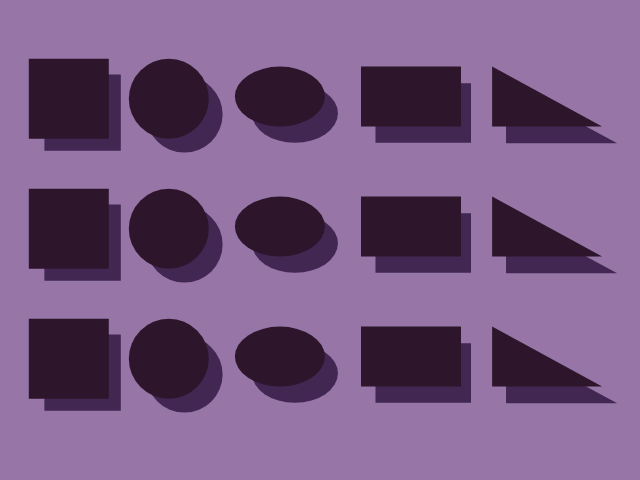
Frame 1 (no input)
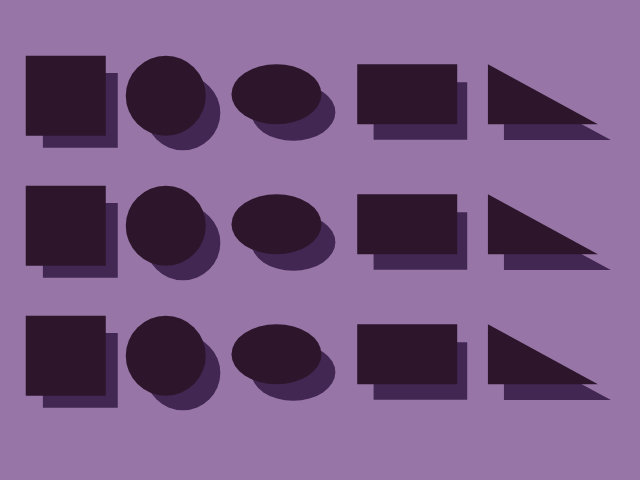
Frame 60 (no input)
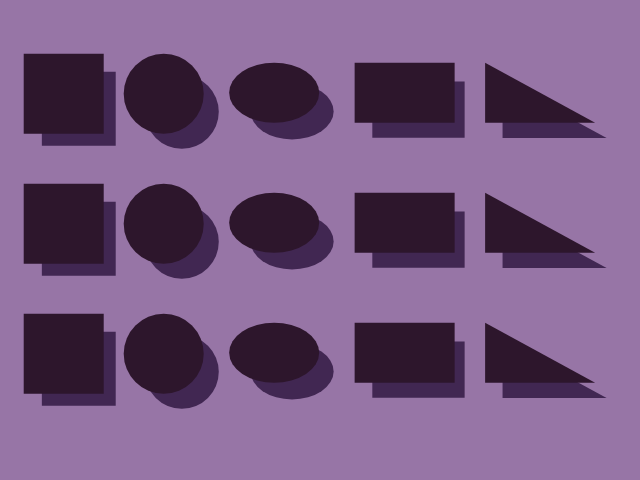
Frame 120 (the mouse pressed at the canvas centre since frame 60)

The p5.js sketch that drew these frames (run headless with seeded random() and noise() and a simulated clock; from frame 60 on, the mouse is pressed at the canvas centre):

// p5.js sketch
// ── sketch.js
// palette
// https://lospec.com/palette-list/velvet-cherry-gb
let COLOR_DARKEST = "#2d162c";
let COLOR_DARK = "#412752";
let COLOR_MID = "#683a68";
let COLOR_LIGHT = "#9775a6";

let CANVAS_WIDTH = 640;
let CANVAS_HEIGHT = 480;

function setup() {
  let cnv = createCanvas(
    CANVAS_WIDTH,
    CANVAS_HEIGHT,
    document.getElementById("exp-canvas"),
  );
}

function draw() {
  background(COLOR_LIGHT);

  let tx = (sin(frameCount * 0.1) + 1) / 2;
  push();
  translate(20, 50);
  drawSquare(0, 0, 80, tx);
  drawCircle(140, 40, 80, tx);
  drawEllipse(250, 40, 90, 60, tx);
  drawRectangle(330, 10, 100, 60, tx);
  drawTriangle(460, 10, 110, 60, tx);
  pop();

  push();
  translate(20, 180);
  drawSquare(0, 0, 80, tx);
  drawCircle(140, 40, 80, tx);
  drawEllipse(250, 40, 90, 60, tx);
  drawRectangle(330, 10, 100, 60, tx);
  drawTriangle(460, 10, 110, 60, tx);
  pop();

  push();
  translate(20, 310);
  drawSquare(0, 0, 80, tx);
  drawCircle(140, 40, 80, tx);
  drawEllipse(250, 40, 90, 60, tx);
  drawRectangle(330, 10, 100, 60, tx);
  drawTriangle(460, 10, 110, 60, tx);
  pop();
}

function drawSquare(x, y, w, tx) {
  push();
  //location of shadow
  let sx = x + 20;
  let sy = y + 20;
  let sw = w * 0.9;

  let dx = tx * w * 0.2;
  let dy = tx * w * 0.2;
  let dw = tx * w * 0.1;

  noStroke();
  fill(COLOR_DARK);
  square(sx + dx / 2, sy + dy / 2, sw + dw);

  fill(COLOR_DARKEST);
  square(x + dx, y + dy, w);

  pop();
}

function drawCircle(x, y, r, tx) {
  push();
  //location of shadow
  let sx = x + 20;
  let sy = y + 20;
  let sw = r * 0.9;

  let dx = tx * r * 0.2;
  let dy = tx * r * 0.2;
  let dw = tx * r * 0.1;

  noStroke();
  fill(COLOR_DARK);
  circle(sx + dx / 2, sy + dy / 2, sw + dw);

  fill(COLOR_DARKEST);
  circle(x + dx, y + dy, r);

  pop();
}

function drawEllipse(x, y, w, h, tx) {
  push();
  //location of shadow
  let sx = x + 20;
  let sy = y + 20;
  let sw = w * 0.9;
  let sh = h * 0.9;

  let dx = tx * w * 0.2;
  let dy = tx * h * 0.2;
  let dw = tx * w * 0.1;
  let dh = tx * w * 0.1;

  noStroke();
  fill(COLOR_DARK);
  ellipse(sx + dx / 2, sy + dy / 2, sw + dw, sh + dh);

  fill(COLOR_DARKEST);
  ellipse(x + dx, y + dy, w, h);

  pop();
}

function drawRectangle(x, y, w, h, tx) {
  push();
  //location of shadow
  let sx = x + 20;
  let sy = y + 20;
  let sw = w * 0.9;
  let sh = h * 0.9;

  let dx = tx * w * 0.2;
  let dy = tx * h * 0.2;
  let dw = tx * w * 0.1;
  let dh = tx * w * 0.1;

  noStroke();
  fill(COLOR_DARK);
  rect(sx + dx / 2, sy + dy / 2, sw + dw, sh + dh);

  fill(COLOR_DARKEST);
  rect(x + dx, y + dy, w, h);

  pop();
}

function drawTriangle(x, y, w, h, tx) {
  push();
  //location of shadow
  let sx = x + 20;
  let sy = y + 20;
  let sw = w * 0.9;
  let sh = h * 0.9;

  let dx = tx * w * 0.2;
  let dy = tx * h * 0.2;
  let dw = tx * w * 0.2;
  let dh = tx * w * 0.1;

  noStroke();
  fill(COLOR_DARK);
  triangle(
    sx + dx / 2,
    sy + dy / 2,
    sx + dx / 2 + sw + dw,
    sy + dy / 2 + sh + dh,
    sx + dx / 2,
    sy + dy / 2 + sh + dh,
  );

  fill(COLOR_DARKEST);
  triangle(x + dx, y + dy, x + dx + w, y + dy + h, x + dx, y + dy + h);

  pop();
}
